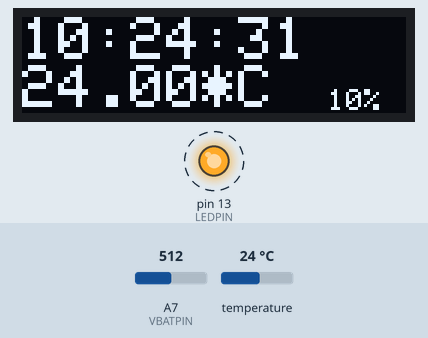
This sketch was run on a simulated Arduino Nano, built with avr-gcc and run on an emulated ATmega328P. Shown: 128×32 one-colour display, output pins drawn as LEDs (lit = HIGH). Dashed ring = blinking. Inputs (shaded band) come from the test bench; at power-on: temperature 24 °C, A7 (VBATPIN) = 512. The display library's start-up logo is not drawn; the local clock reads 2024-03-15 10:24:30 at power-on unless the sketch sets it; storage starts empty.

Above: at 2.2 s.
2.3 s: temperature set to 12 °C
At 3.1 s:
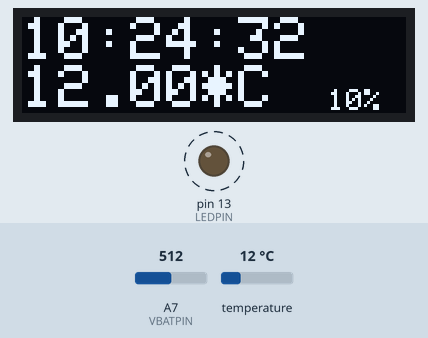
7.0 s: A7 (VBATPIN) set to 716
At 8.2 s:
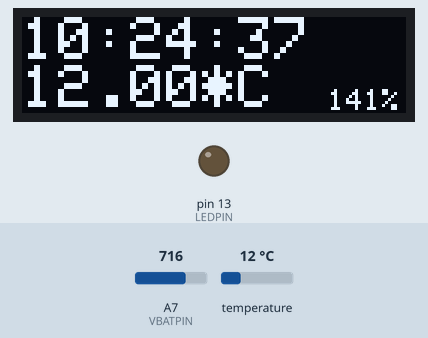
10.6 s: A7 (VBATPIN) set to 545
At 12.6 s:
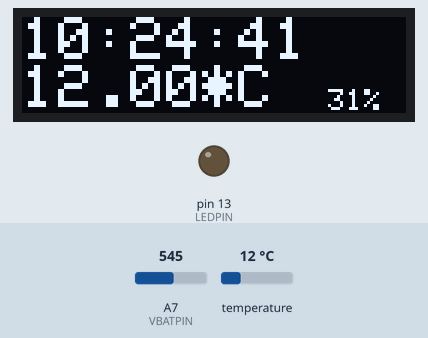
14.5 s: A7 (VBATPIN) set to 515
At 17.6 s:
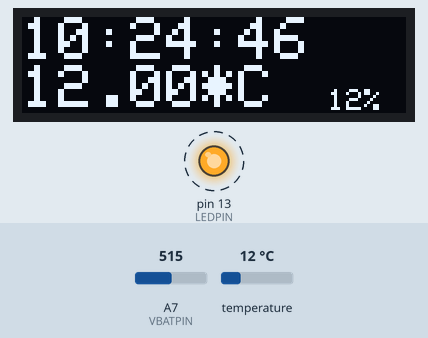
18.0 s: temperature set to 19 °C
At 20.2 s:
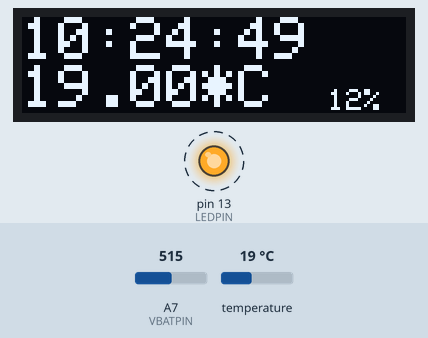
20.6 s: temperature set to 28 °C
At 22.7 s:
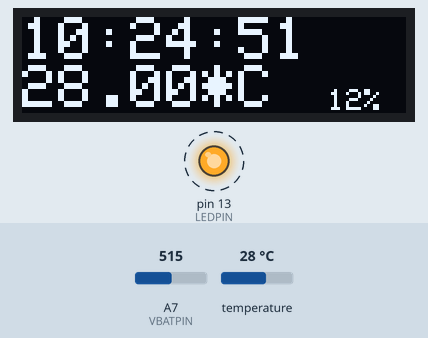
Timing chart, 0 to 24.2 s (numbered marks = the images above; inputs shaded):
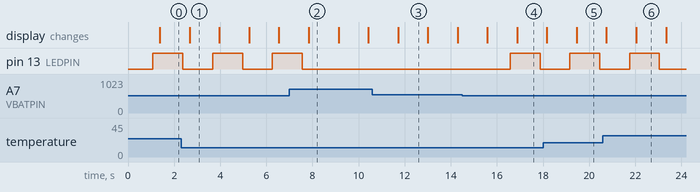

The sketch:

FeatherTemp.ino
```cpp
/**************************************************************************
 *
 * This is a simple project to monitor the temperature
 * the result is logged to an MicroSD Card
 * an OLED display is also used to display the current value
 *
 * This is an overall test of a few features of the Adafruit Feathers
 * and of the MCP9808.
 *
 * This code is based on the demos provided by Adafruit.
 *
 * As they say... they spend time and resources making those products and
 * the linked demos... aso support them by purchasing their products.
 *
 * The products used for this projects are:
 * MCP 9808 Breakout http://www.adafruit.com/products/1782
 * Adafruit Feather M0 Basic Proto https://www.adafruit.com/product/2772
 * Adafruit FeatherWing Adalogger https://www.adafruit.com/products/2922
 * Adafruit FeatherWing OLED display https://www.adafruit.com/products/2900
 *
 **************************************************************************/

#include <Wire.h>
#include <SPI.h>
#include <RTClib.h>
#include <SD.h>
#include "Adafruit_MCP9808.h"
#include "Adafruit_GFX.h"
#include "Adafruit_SSD1306.h"
#include <math.h>

// Some Debug help
//define DEBUG
#ifdef DEBUG
 #define DEBUG_PRINT(x)    Serial.print(x)
 #define DEBUG_PRINTLN(x)  Serial.println(x); Serial.flush()
#else
 #define DEBUG_PRINT(x)
 #define DEBUG_PRINTLN(x)
#endif

// Create the MCP9808 temperature sensor object
Adafruit_MCP9808 tempsensor = Adafruit_MCP9808();

// Create the Real Time Clock object
RTC_PCF8523 rtc;

// OLED Display Object
#define OLED_RESET 4
Adafruit_SSD1306 display(OLED_RESET);

#define BUTTON_A 9 // be careful button A can interfere with battery lookup as it uses the same PIN.
#define BUTTON_B 6
#define BUTTON_C 5

// for SD Card
const int chipSelect = 10;

// Pin used to measure battery level.
#define VBATPIN A7
#define LEDPIN 13
bool batWarnLedState = false;

// Temperature logging to SD card interval.
const int refreshInterval = 10 * 60; // 10 minutes in seconds.

// Display prefs.
// Do we display the degrees in *C or *F
volatile bool boolDegC=true;

// Is the display ON or OFF. Off saves power.
bool boolDisplayOn=true;
volatile bool boolDisplayToggle=false;

long lastLogFileUpdate=0;

// Let's get ready.
void setup() {
  #ifdef DEBUG
  Serial.begin(9600);
  #endif
  DEBUG_PRINTLN("FeatherTemp Project");

  // Make sure the temperature sensor is found
  if (!tempsensor.begin()) {
    DEBUG_PRINTLN("Couldn't find MCP9808!");
    while (1);
  }

  // Check for RealTime clock.
  if (! rtc.begin()) {
    DEBUG_PRINTLN("Couldn't find RTC");
    while (1);
  }

  // Adjust real-time clock to current compile time (make sure computer clock is correct).
  // Only needed once, then recompile and upload sketch with next line commented...
  // otherwise each time the feather will restart and reset the RTC to the time of the compilation.

  //  rtc.adjust(DateTime(F(__DATE__), F(__TIME__)));

  // see if the SD card is present and can be initialized:
  if (!SD.begin(chipSelect)) {
    DEBUG_PRINTLN("Card failed, or not present");
    while (1);
  }
  DEBUG_PRINTLN("card initialized.");

  // Start the OLED Display
  display.begin(SSD1306_SWITCHCAPVCC, 0x3C);  // initialize with the I2C addr 0x3C (for the 128x32)
  display.display();
  delay(1000);

  // Clear the display buffer.
  display.clearDisplay();
  display.display();

    // text display tests
  display.setTextSize(2);
  display.setTextColor(WHITE);

  DEBUG_PRINTLN("Display started");

  // Turn off led used for bettery warning.
  pinMode(LEDPIN, OUTPUT);
  digitalWrite(LEDPIN, LOW);

  // Setup the buttons on the OLED FeatherWing
  //pinMode(BUTTON_A, INPUT_PULLUP);
  pinMode(BUTTON_B, INPUT_PULLUP);
  pinMode(BUTTON_C, INPUT_PULLUP);

  // register interrupt handler for the on/off button for the display.
  attachInterrupt(digitalPinToInterrupt(BUTTON_C), toggleDisplay, FALLING);
  attachInterrupt(digitalPinToInterrupt(BUTTON_B), toggleDegC, FALLING);
}

// Main loop.
void loop() {
  // Check battery status
  float vbat = getVBat();
  if (vbat < 3.4) {
    // Flash led if battery level is too low.
    batWarnLedState = !batWarnLedState;
    digitalWrite(LEDPIN, batWarnLedState ? HIGH: LOW);
  }
  else {
    digitalWrite(LEDPIN, LOW);
  }

  // Check if we have any thing to do...
  // either because the display is ON or because it is time to Log to the File
  DateTime now = rtc.now();
  bool boolLogToFile = lastLogFileUpdate + refreshInterval < now.unixtime();

  if (boolDisplayToggle) {
    boolDisplayOn = !boolDisplayOn;
    boolDisplayToggle = false;

    if (boolDisplayOn) {
      display.ssd1306_command(SSD1306_DISPLAYON); // To switch display back on
    } else {
      display.ssd1306_command(SSD1306_DISPLAYOFF); // To switch display off
    }
    DEBUG_PRINTLN("Display toggled.");
  }

  if (boolDisplayOn || boolLogToFile) {
    char stime[10];
    DateTime now = rtc.now();
    sprintf( stime, "%02d:%02d:%02d", now.hour(), now.minute(), now.second());

    // Read and print out the temperature, then convert to *F
    float degC = getDegC();

    if (boolDisplayOn) {
      display.clearDisplay();
      display.setCursor(0,0);
      display.setTextSize(2);
      display.println(stime);

      DEBUG_PRINT("BoolDegC:"); DEBUG_PRINTLN(boolDegC);
      if (boolDegC) {
        display.print(degC); display.print("*C ");
      }
      else {
        float degF = degC * 9.0 / 5.0 + 32;
        display.print(degF); display.print("*F ");
      }

      display.setTextSize(1);
      display.println();
      display.print("                 ");
      int batP = (int)round((vbat - 3.2)*100);
      display.print(batP);
      display.println("%");
      DEBUG_PRINT("batP:"); DEBUG_PRINTLN(batP);

      display.display(); // actually display all of the above
      DEBUG_PRINTLN("Display updated.");
    }

    if (boolLogToFile) {
      lastLogFileUpdate = now.unixtime();
      logToFile(now, stime, degC);
    }

    delay(1000);
  }
}

/* Called from interrupt to turn display on/off */
/* not linked to the timer used for the main refresh of the temperature. */
void toggleDisplay() {
  boolDisplayToggle = true;
}

/* Called from interrupt to toogle the display of degrees in *C or *F */
void toggleDegC() {
  boolDegC = !boolDegC;
}

void logToFile(DateTime now, char *stime, float degC) {
  // open the file. note that only one file can be open at a time,
  // so you have to close this one before opening another.
  File logfile = SD.open("temp_log.txt", FILE_WRITE);

  // if the file is available, write to it:
  if (logfile) {
    logfile.print(now.unixtime()); // seconds since 1/1/1970
    logfile.print(",\"");

    char sdate[10];
    sprintf(sdate, "%02d/%02d/%02d", now.year(), now.month(), now.day());
    logfile.print(sdate);
    logfile.print(" ");
    logfile.print(stime);
    logfile.print("\",");
    logfile.println(degC, DEC);
    logfile.close();
    DEBUG_PRINTLN("Logged to SD.");
  }
}

float getDegC() {
  DEBUG_PRINTLN("Wakeup MCP9808.");
  tempsensor.shutdown_wake(0);   // Don't remove this line! required before reading temp
  delay(250); // DO NOT remove otherwise temp sensor might not update correctly.

  // Read and print out the temperature in *C
  float degC = tempsensor.readTempC();
  DEBUG_PRINT("Temp: "); DEBUG_PRINT(degC); DEBUG_PRINTLN("*C\t");

  DEBUG_PRINTLN("Shutdown MCP9808.");

  tempsensor.shutdown_wake(1); // shutdown MSP9808 - power consumption ~0.1 mikro Ampere

  return degC;
}


float getVBat() {
  float measuredVBat = analogRead(VBATPIN);
  measuredVBat *= 2;    // we divided by 2, so multiply back
  measuredVBat *= 3.3;  // multiply by 3.3V, our reference voltage
  measuredVBat /= 1024; // convert to voltage
  DEBUG_PRINT("VBat: ");
  DEBUG_PRINTLN(measuredVBat);
  return measuredVBat;
}
```

Measured:
- the behaviour switches between 528 and 527 on A7 (VBATPIN) (found by bisection; images 3 and 4)
- after the input at 7.0 s, pin 13 (LEDPIN): goes on until 7.5 s, then stays LOW
- after the input at 14.5 s, pin 13 (LEDPIN): LOW → HIGH after 2.1 s, → LOW 1.3 s later
- by itself, pin 13 (LEDPIN): alternates HIGH for 1.3 s and LOW for 1.3 s
- what the display in image 1 shows lasts 1.3 s, from 2.7 s to 4.0 s
